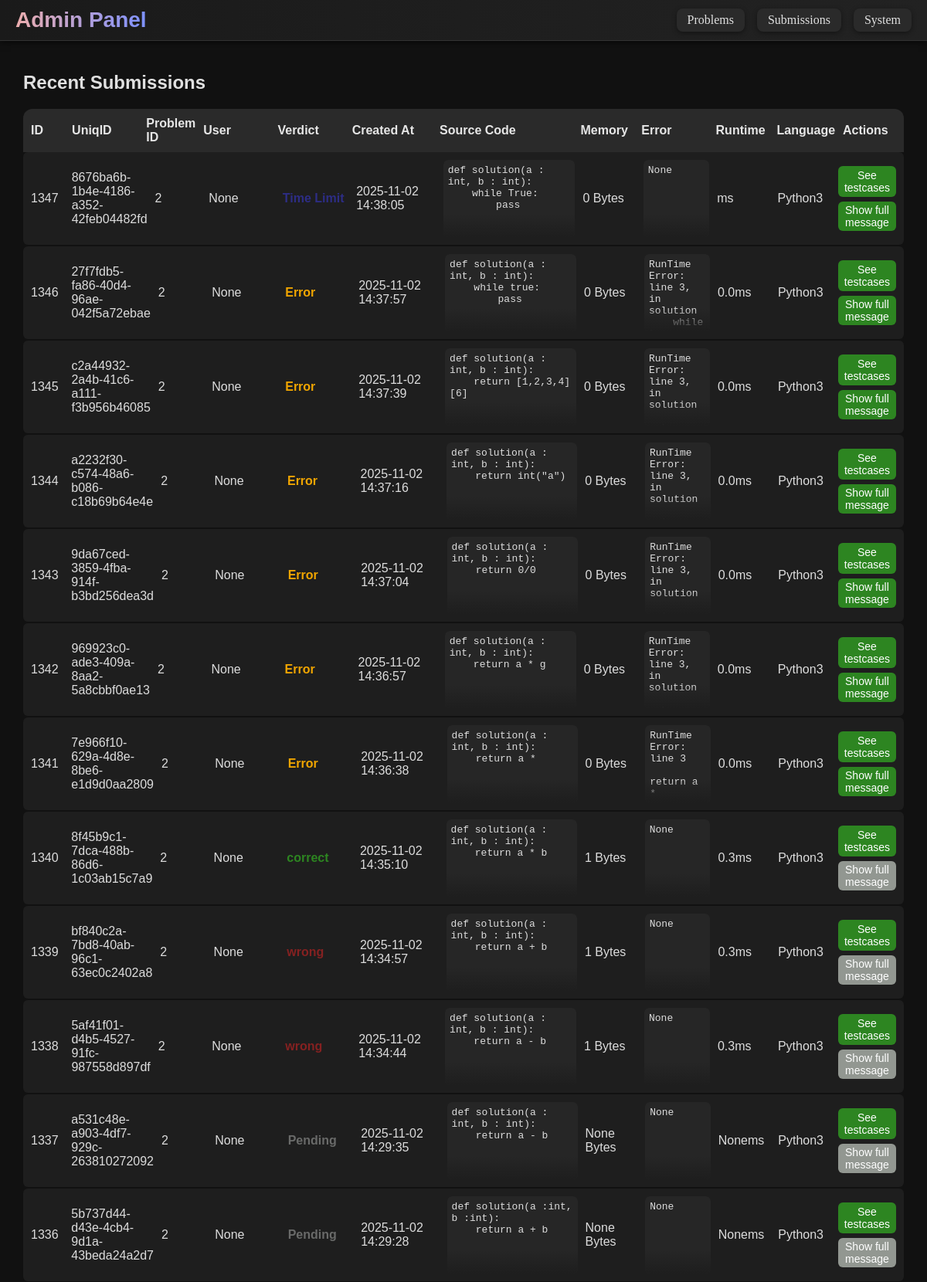
The page /admin/submissions (signed in, upper part) on the database its author committed.
### tables this page shows
CREATE TABLE submissions (subID INTEGER PRIMARY KEY AUTOINCREMENT, code TEXT NOT NULL, runtime FLOAT, memory INT, subTime TIMESTAMP DEFAULT CURRENT_TIMESTAMP, status VARCHAR(50) DEFAULT "Pending", problem_id INT NOT NULL REFERENCES problems(problem_id) ON DELETE CASCADE, language VARCHAR(50) DEFAULT "Python3", userID DEFAULT NULL, UniqID varchar(45), error TEXT default None);

### run.py (the view)
@app.route('/admin/submissions')
@admin_required
def adminSubmissions():
    conn = get_db_connection()
    submissions = conn.execute('SELECT * FROM submissions ORDER BY subTime DESC').fetchall()
    conn.close()
    submissions = [dict(row) for row in submissions]
    return render_template('admin/adminSub.html', submissions=submissions)

### run.py (called while the page is built)
def make_user_object(row):
    if not row:
        return None
    user_obj = type("UserObj", (), {})()
    for key in row.keys():
        setattr(user_obj, key, row[key])
    user_obj.get_id = lambda: str(user_obj.id)
    user_obj.is_authenticated = property(lambda self: True)
    user_obj.is_active = property(lambda self: True)
    user_obj.is_anonymous = property(lambda self: False)
    return user_obj

def admin_required(f):
    @wraps(f)
    @login_required
    def decorated_function(*args, **kwargs):
        if not getattr(current_user, "is_admin", 0):
            flash("Admin access only!", "danger")
            return redirect(url_for("index"))
        return f(*args, **kwargs)
    return decorated_function

@app.before_request
def require_admin_for_admin_prefix():
    if request.path.startswith("/admin"):
        if not current_user.is_authenticated:
            return redirect(url_for("login", next=request.path))
        if not getattr(current_user, "is_admin", 0):
            flash("Admin access only!", "danger")
            return redirect(url_for("index"))

def get_db_connection():
    conn = sqlite3.connect(DB_PATH)
    conn.row_factory = sqlite3.Row
    return conn

@login_manager.user_loader
def load_user(user_id):
    conn = get_db_connection()
    row = conn.execute("SELECT * FROM users WHERE id=?", (user_id,)).fetchone()
    conn.close()
    return make_user_object(row)

### templates/admin/adminSub.html (shortened to what this page needs)
{% extends "admin/admin.html" %}
{% block content %}
<div id="submission-container">
    <h2>Recent Submissions</h2>
    <div id="submission-header">
        <div class="sub-ID">ID</div>
        <div class="sub-uniq">UniqID</div>
        <div class="sub-prob">Problem ID</div>
        <div class="sub-user">User</div>
        <div class="sub-verdict">Verdict</div>
        <div class="sub-time">Created At</div>
        <div class="sub-code">Source Code</div>
        <div class="sub-memory">Memory</div>
        <div class="sub-error">Error</div>
        <div class="sub-runtime">Runtime</div>
        <div class="sub-lang">Language</div>
        <div class="sub-tc">Actions</div>
    </div>
    {% for s in submissions %}
    <div class="submission-row" id="row-{{ s.subID }}">
        <div class="sub-ID">{{ s.subID }}</div>
        <div class="sub-uniq">{{ s.UniqID }}</div>
        <div class="sub-prob">{{ s.problem_id }}</div>
        <div class="sub-user">{{ s.userID }}</div>
        <div class="sub-verdict verdict-{{ s.status|lower|replace(' ', '-') }}">{{ s.status }}</div>
        <div class="sub-time">{{ s.subTime }}</div>
        <div class="sub-code">
            <pre>{{ s.code }}</pre>
        </div>
        <div class="sub-memory">{{ s.memory }} Bytes</div>
        <div class="sub-error">
            <pre>{{ s.error }}</pre>
        </div>
        <div class="sub-runtime">{{ s.runtime }}ms</div>
        <div class="sub-lang">{{ s.language }}</div>
        <div>
            <div class="sub-tc"><a href="{{ url_for('admin_SubTC', subId=s.UniqID) }}">See testcases</a></div>
            {% if s.error|length > 10 or s.code|length > 50 %}
            <button class="expand-btn" onclick="toggleDropdown('{{ s.subID }}', this)">Show full message</button>
            {% else %}
            <button class="dis-expand-btn">Show full message</button>
            {% endif %}
        </div>
    </div>
    {% endfor %}
</div>
{% endblock %}

### templates/admin/adminSub.html (style rules this page uses)
#submission-container { max-width: 95%; margin: 20px auto; font-family: 'Lucida Sans', sans-serif; overflow-x: auto; }
#submission-header { display: grid; grid-template-columns: 0.5fr 1fr 0.7fr 1fr 1fr 1.2fr 2fr 0.8fr 1fr 0.8fr 0.8fr 0.8fr; align-items: center; padding: 10px; gap: 10px; background-color: #2a2a2a; color: #e6e6e6; font-weight: bold; border-radius: 12px 12px 0 0; }
.submission-row { display: grid; grid-template-columns: 0.5fr 1fr 0.7fr 1fr 1fr 1.2fr 2fr 0.8fr 1fr 0.8fr 0.8fr 0.8fr; gap: 10px; background-color: #1e1e1e; color: #ddd; margin-bottom: 2px; border-radius: 6px; padding: 10px; transition: all 0.3s ease; align-items: center; }
.submission-row .sub-code, .submission-row .sub-error { position: relative; max-height: 100px; overflow: hidden; border-radius: 6px; }
.submission-row .sub-code pre, .submission-row .sub-error pre { margin: 0; font-size: 13px; background-color: #262626; padding: 6px; border-radius: 6px; overflow-x: auto; white-space: pre-wrap; word-break: break-word; height: 99999px; }
.submission-row .sub-code::after, .submission-row .sub-error::after { content: ''; position: absolute; bottom: 0; left: 0; width: 100%; height: 30px; background: linear-gradient(to bottom, rgba(30, 30, 30, 0) 0%, rgba(30, 30, 30, 1) 100%); pointer-events: none; }
.verdict-correct { color: #2d8521; font-weight: bold; }
.verdict-wrong { color: #852121; font-weight: bold; }
.verdict-error { color: #f0a500; font-weight: bold; }
.verdict-time-limit { color: #2d2d85; font-weight: bold; }
.verdict-pending { color: #696a69; font-weight: bold; }
.sub-tc a { background-color: #2d8521; color: #fff; padding: 4px 8px; border-radius: 6px; text-decoration: none; font-size: 14px; display: inline-block; text-align: center; }
.expand-btn { background-color: #2d8521; color: #fff; border: none; border-radius: 6px; padding: 3px 8px; font-size: 14px; cursor: pointer; grid-column: 1 / -1; margin-top: 6px; }
.dis-expand-btn { background-color: #929791; color: #fff; border: none; border-radius: 6px; padding: 3px 8px; font-size: 14px; cursor: pointer; grid-column: 1 / -1; margin-top: 6px; }

### templates/admin/admin.html (style rules this page uses)
body { background-color: #111111; color: #e0e0e0; margin: 0; }
a { text-decoration: none !important; }

### rows shown on the page
submissions: subID "1347", UniqID "8676ba6b-1b4e-4186-a352-42feb04482fd", problem_id "2", userID "None", status "Time Limit", subTime "2025-11-02 14:38:05", code "def solution(a : int, b : int): while True: pass", memory "0", error "None", language "Python3"
submissions: subID "1346", UniqID "27f7fdb5-fa86-40d4-96ae-042f5a72ebae", problem_id "2", userID "None", status "Error", subTime "2025-11-02 14:37:57", code "def solution(a : int, b : int): while true: pass", memory "0", error "RunTime Error: line 3, in solution while…", runtime "0.0", language "Python3"
submissions: subID "1345", UniqID "c2a44932-2a4b-41c6-a111-f3b956b46085", problem_id "2", userID "None", status "Error", subTime "2025-11-02 14:37:39", code "def solution(a : int, b : int): return [1,2,3,4][6]", memory "0", error "RunTime Error: line 3, in solution…", runtime "0.0", language "Python3"
submissions: subID "1344", UniqID "a2232f30-c574-48a6-b086-c18b69b64e4e", problem_id "2", userID "None", status "Error", subTime "2025-11-02 14:37:16", code "def solution(a : int, b : int): return int(\"a\")", memory "0", error "RunTime Error: line 3, in solution…", runtime "0.0", language "Python3"
submissions: subID "1343", UniqID "9da67ced-3859-4fba-914f-b3bd256dea3d", problem_id "2", userID "None", status "Error", subTime "2025-11-02 14:37:04", code "def solution(a : int, b : int): return 0/0", memory "0", error "RunTime Error: line 3, in solution…", runtime "0.0", language "Python3"
submissions: subID "1342", UniqID "969923c0-ade3-409a-8aa2-5a8cbbf0ae13", problem_id "2", userID "None", status "Error", subTime "2025-11-02 14:36:57", code "def solution(a : int, b : int): return a * g", memory "0", error "RunTime Error: line 3, in solution…", runtime "0.0", language "Python3"
submissions: subID "1341", UniqID "7e966f10-629a-4d8e-8be6-e1d9d0aa2809", problem_id "2", userID "None", status "Error", subTime "2025-11-02 14:36:38", code "def solution(a : int, b : int): return a *", memory "0", error "RunTime Error: line 3 return a *…", runtime "0.0", language "Python3"
submissions: subID "1340", UniqID "8f45b9c1-7dca-488b-86d6-1c03ab15c7a9", problem_id "2", userID "None", status "correct", subTime "2025-11-02 14:35:10", code "def solution(a : int, b : int): return a * b", memory "1", error "None", runtime "0.3", language "Python3", shows "Show full message"
submissions: subID "1339", UniqID "bf840c2a-7bd8-40ab-96c1-63ec0c2402a8", problem_id "2", userID "None", status "wrong", subTime "2025-11-02 14:34:57", code "def solution(a : int, b : int): return a + b", memory "1", error "None", runtime "0.3", language "Python3", shows "Show full message"
submissions: subID "1338", UniqID "5af41f01-d4b5-4527-91fc-987558d897df", problem_id "2", userID "None", status "wrong", subTime "2025-11-02 14:34:44", code "def solution(a : int, b : int): return a - b", memory "1", error "None", runtime "0.3", language "Python3", shows "Show full message"
submissions: subID "1337", UniqID "a531c48e-a903-4df7-929c-263810272092", problem_id "2", userID "None", status "Pending", subTime "2025-11-02 14:29:35", code "def solution(a : int, b : int): return a - b", memory "None", error "None", runtime "None", language "Python3", shows "Show full message"
submissions: subID "1336", UniqID "5b737d44-d43e-4cb4-9d1a-43beda24a2d7", problem_id "2", userID "None", status "Pending", subTime "2025-11-02 14:29:28", code "def solution(a :int, b :int): return a + b", memory "None", error "None", runtime "None", language "Python3", shows "Show full message"
